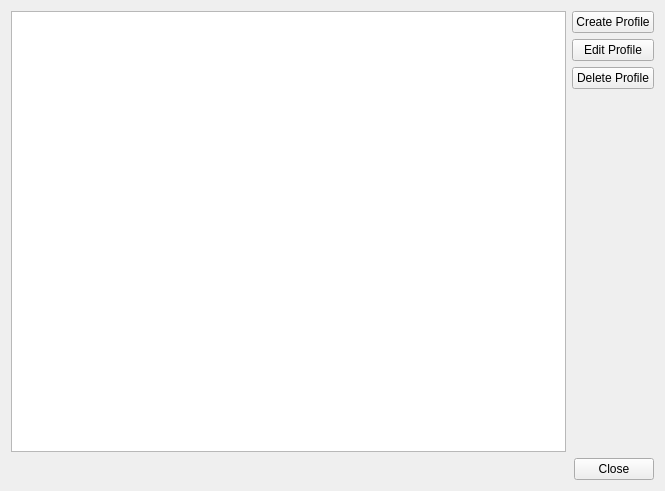
<?xml version="1.0" encoding="UTF-8"?>
<!--
SPDX-FileCopyrightText: 2025 Pieter Hijma <info@pieterhijma.net>

SPDX-License-Identifier: LGPL-2.0-or-later
-->

<ui version="4.0">
 <class>ManageProfileWidget</class>
 <widget class="QWidget" name="ManageProfileWidget">
  <property name="geometry">
   <rect>
    <x>0</x>
    <y>0</y>
    <width>665</width>
    <height>491</height>
   </rect>
  </property>
  <property name="windowTitle">
   <string>Form</string>
  </property>
  <layout class="QVBoxLayout" name="verticalLayout">
   <item>
    <layout class="QHBoxLayout" name="horizontalLayout">
     <item>
      <widget class="QListView" name="profilesView">
       <property name="minimumSize">
        <size>
         <width>300</width>
         <height>180</height>
        </size>
       </property>
      </widget>
     </item>
     <item>
      <layout class="QVBoxLayout" name="verticalLayout_2">
       <property name="sizeConstraint">
        <enum>QLayout::SizeConstraint::SetDefaultConstraint</enum>
       </property>
       <item>
        <widget class="QPushButton" name="createProfileButton">
         <property name="text">
          <string>Create Profile</string>
         </property>
        </widget>
       </item>
       <item>
        <widget class="QPushButton" name="editProfileButton">
         <property name="text">
          <string>Edit Profile</string>
         </property>
        </widget>
       </item>
       <item>
        <widget class="QPushButton" name="deleteProfileButton">
         <property name="text">
          <string>Delete Profile</string>
         </property>
        </widget>
       </item>
       <item>
        <spacer name="verticalSpacer">
         <property name="orientation">
          <enum>Qt::Orientation::Vertical</enum>
         </property>
         <property name="sizeHint" stdset="0">
          <size>
           <width>20</width>
           <height>40</height>
          </size>
         </property>
        </spacer>
       </item>
      </layout>
     </item>
    </layout>
   </item>
   <item>
    <widget class="QDialogButtonBox" name="buttonBox">
     <property name="standardButtons">
      <set>QDialogButtonBox::StandardButton::Close</set>
     </property>
    </widget>
   </item>
  </layout>
 </widget>
 <resources/>
 <connections/>
</ui>
